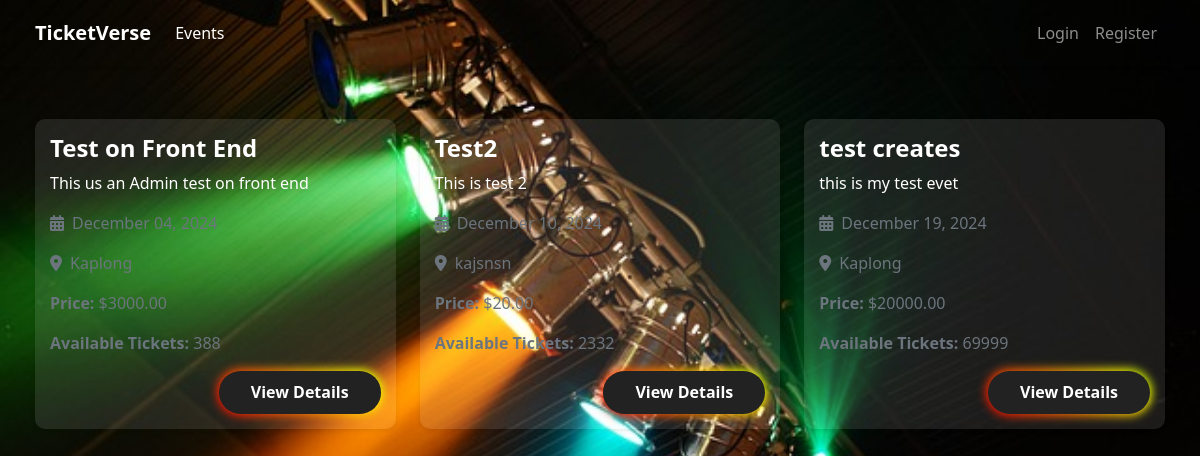
The app's page /, older data.
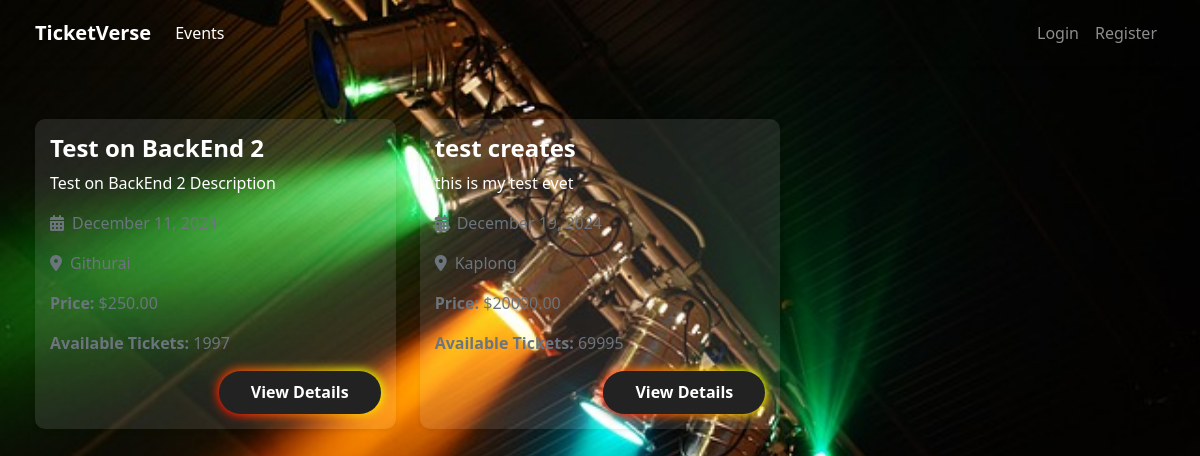
The same page, newer data.
### events/models.py (models this page shows, shortened)
class Event(models.Model):
    title = models.CharField(max_length=200)
    description = models.TextField()
    date = models.DateTimeField()
    venue = models.CharField(max_length=200)
    capacity = models.PositiveIntegerField()
    price = models.DecimalField(max_digits=10, decimal_places=2)
    created_by = models.ForeignKey(User, on_delete=models.CASCADE)
    created_at = models.DateTimeField(auto_now_add=True)
    updated_at = models.DateTimeField(auto_now=True)
    @property
    def available_tickets(self):
        sold_tickets = self.ticket_set.filter(is_cancelled=False).count()
        return self.capacity - sold_tickets

### events/views.py (the view)
# urls.py: path('', views.EventListView.as_view(), name='event-list'),
class EventListView(ListView):
    model = Event
    template_name = 'events/event_list.html'
    context_object_name = 'events'
    ordering = ['date']
    paginate_by = 10

### templates/events/event_list.html (shortened to what this page needs)
{% extends "base.html" %}
{% block content %}
<div class="row">
    {% for event in events %}
        <div class="col-md-4 mb-4">
            <div class="card border-0 shadow-sm">
                <div class="card-body d-flex flex-column justify-content-between">
                    <div>
                        <h5 class="card-title">{{ event.title }}</h5>
                        <p class="card-text">{{ event.description|truncatewords:15 }}</p>
                        <p class="card-text text-muted">
                            <i class="fas fa-calendar-alt me-2"></i>{{ event.date|date:"F d, Y" }}
                        </p>
                        <p class="card-text text-muted">
                            <i class="fas fa-map-marker-alt me-2"></i>{{ event.venue }}
                        </p>
                        <p class="card-text text-muted">
                            <strong>Price:</strong> ${{ event.price }}
                        </p>
                        <p class="card-text text-muted">
                            <strong>Available Tickets:</strong> {{ event.available_tickets }}
                        </p>
                    </div>
                    <a href="{% url 'event-detail' event.pk %}" class="button-85 align-self-end mt-3"><strong>View Details</strong></a>
                </div>
            </div>
        </div>
    {% empty %}
        <div class="col-12">
            <p>No events available.</p>
        </div>
    {% endfor %}
</div>
{% endblock content %}

### templates/base.html (shortened to what this page needs)
<!DOCTYPE html>
<html lang="en">
<head>
    {% load static %}
    <link href="https://cdn.jsdelivr.net/npm/bootstrap@5.1.3/dist/css/bootstrap.min.css" rel="stylesheet">
    <link href="https://cdnjs.cloudflare.com/ajax/libs/font-awesome/6.0.0/css/all.min.css" rel="stylesheet">
    <link rel="stylesheet" type="text/css" href="{% static 'css/styles.css' %}">
</head>
<body>
    <nav class="navbar navbar-expand-lg navbar-dark shadow-sm">
        <div class="container">
            <a class="navbar-brand fw-bold" href="{% url 'event-list' %}">TicketVerse</a>
            <div class="collapse navbar-collapse" id="navbarNav">
                <ul class="navbar-nav me-auto">
                    <li class="nav-item">
                        <a class="nav-link active" aria-current="page" href="{% url 'event-list' %}">Events</a>
                    </li>
                </ul>
                <ul class="navbar-nav">
                    {% if user.is_authenticated %}
                        <li class="nav-item">
                            <form id="logout-form" action="{% url 'logout' %}" method="post" style="display: none;">
                                {% csrf_token %}
                            </form>
                            <a class="nav-link" href="#" onclick="document.getElementById('logout-form').submit();">Logout</a>
                        </li>
                    {% else %}
                        <li class="nav-item">
                            <a class="nav-link" href="{% url 'login' %}">Login</a>
                        </li>
                        <li class="nav-item">
                            <a class="nav-link" href="{% url 'register' %}">Register</a>
                        </li>
                    {% endif %}
                </ul>
            </div>
        </div>
    </nav>
    <main class="container mt-5">
        {% block content %}
        {% endblock %}
    </main>
</body>
</html>

### static/css/styles.css (style rules this page uses)
body { background: url('/static/images/background.jpg') no-repeat center center fixed; background-size: cover; color: #fff; }
.navbar, .container { background: transparent; }
.navbar-nav .nav-link { color: #fff; }
.container { padding: 5px; border-radius: 8px; }
.card { border-radius: 10px; background: rgba(255, 255, 255, 0.1); color: #fff; border: 1px solid rgba(255, 255, 255, 0.2); }
.card-title { font-size: 1.5rem; font-weight: bold; }
.card-text { font-size: 1rem; }
.card-body { padding: 15px; display: flex; flex-direction: column; justify-content: space-between; }
.button-85 { padding: 0.6em 2em; border: none; outline: none; color: rgb(255, 255, 255); background: #111; cursor: pointer; position: relative; z-index: 0; border-radius: 25px; user-select: none; -webkit-user-select: none; touch-action: manipulation; font-weight: bold; text-decoration: none; }
.button-85:before { content: ""; background: linear-gradient( 45deg, #ff0000, #ff7300, #fffb00, #48ff00, #00ffd5, #002bff, #7a00ff, #ff00c8, #ff0000 ); position: absolute; top: -2px; left: -2px; background-size: 400%; z-index: -1; filter: blur(5px); -webkit-filter: blur(5px); width: calc(100% + 4px); height: calc(100% + 4px); animation: glowing-button-85 20s linear infinite; transition: opacity 0.3s ease-in-out; border-radius: 25px; }
.button-85:after { z-index: -1; content: ""; position: absolute; width: 100%; height: 100%; background: #222; left: 0; top: 0; border-radius: 25px; }

Row changes from the older to the newer data that the page shows:
removed Event: title "Test on Front End", description "This us an Admin test on front end", date "December 04, 2024", venue "Kaplong", price "3000.00", available_tickets "388"
removed Event: title "Test2", description "This is test 2", date "December 10, 2024", venue "kajsnsn", price "20.00", available_tickets "2332"
added Event: title "Test on BackEnd 2", description "Test on BackEnd 2 Description", date "December 11, 2024", venue "Githurai", price "250.00", available_tickets "1997"
computed for Event "test creates": available_tickets "69999" → "69995"
